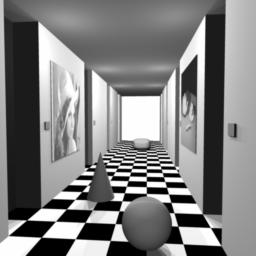
#> input picture asset/sx.jpg, 256 x 256 px
$ python 3d.py
#> lines starting #> are read from the running program, lines starting #| are printed output that depends on the picture; after the words box and inside, x2 and y2 are one past the last pixel; in counts of white or black regions, pixels touching at a corner belong together
import cv2 as cv
from matplotlib import pyplot as plt

def z(d, b = 62, f = 50.0):
    return (b*f)/d

sx = cv.imread("asset/sx.jpg")
#> sx is the input picture: shape (256, 256, 3); min 0, max 255, mean 127.8
dx = cv.imread("asset/dx.jpg")
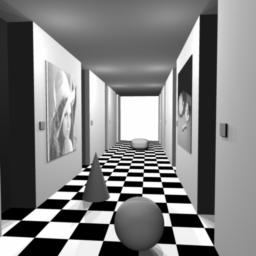
#> input picture asset/dx.jpg, 256 x 256 px
#> dx is the input picture: shape (256, 256, 3); min 0, max 255, mean 128

sx = cv.cvtColor(sx, cv.COLOR_BGR2GRAY)
#> sx: shape (256, 256)
dx = cv.cvtColor(dx, cv.COLOR_RGB2GRAY)
#> dx: shape (256, 256)

differenza = cv.absdiff(sx, dx)
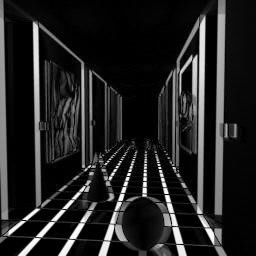
#> differenza: shape (256, 256); min 0, max 255, mean 35

cv.imwrite("asset/differenza.jpg", differenza)

stereo = cv.StereoBM.create(numDisparities=16, blockSize=15)
disparita = stereo.compute(sx, dx)
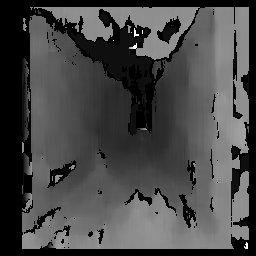
#> disparita: shape (256, 256) int16; min -16, max 240, mean 56.1; drawn with min black and max white

cv.imwrite("asset/disparita.jpg", disparita)

normalizzata = cv.normalize(disparita, None, 0, 255, cv.NORM_MINMAX)

cv.imwrite("asset/normalizzata.jpg", normalizzata)

ret, urto = cv.threshold(normalizzata, 140, 255, cv.THRESH_BINARY)
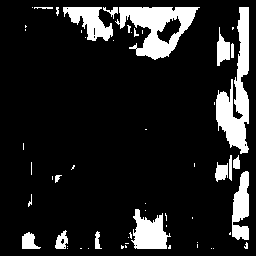
#> urto: shape (256, 256) int16; 13.1% white; 57 white regions (38 under 20 px), largest, box (x1, y1, x2, y2) and area: (216, 7, 249, 154) 2281, (115, 7, 200, 60) 2161, (131, 209, 171, 249) 985

cv.imwrite("asset/urto.jpg", urto)
